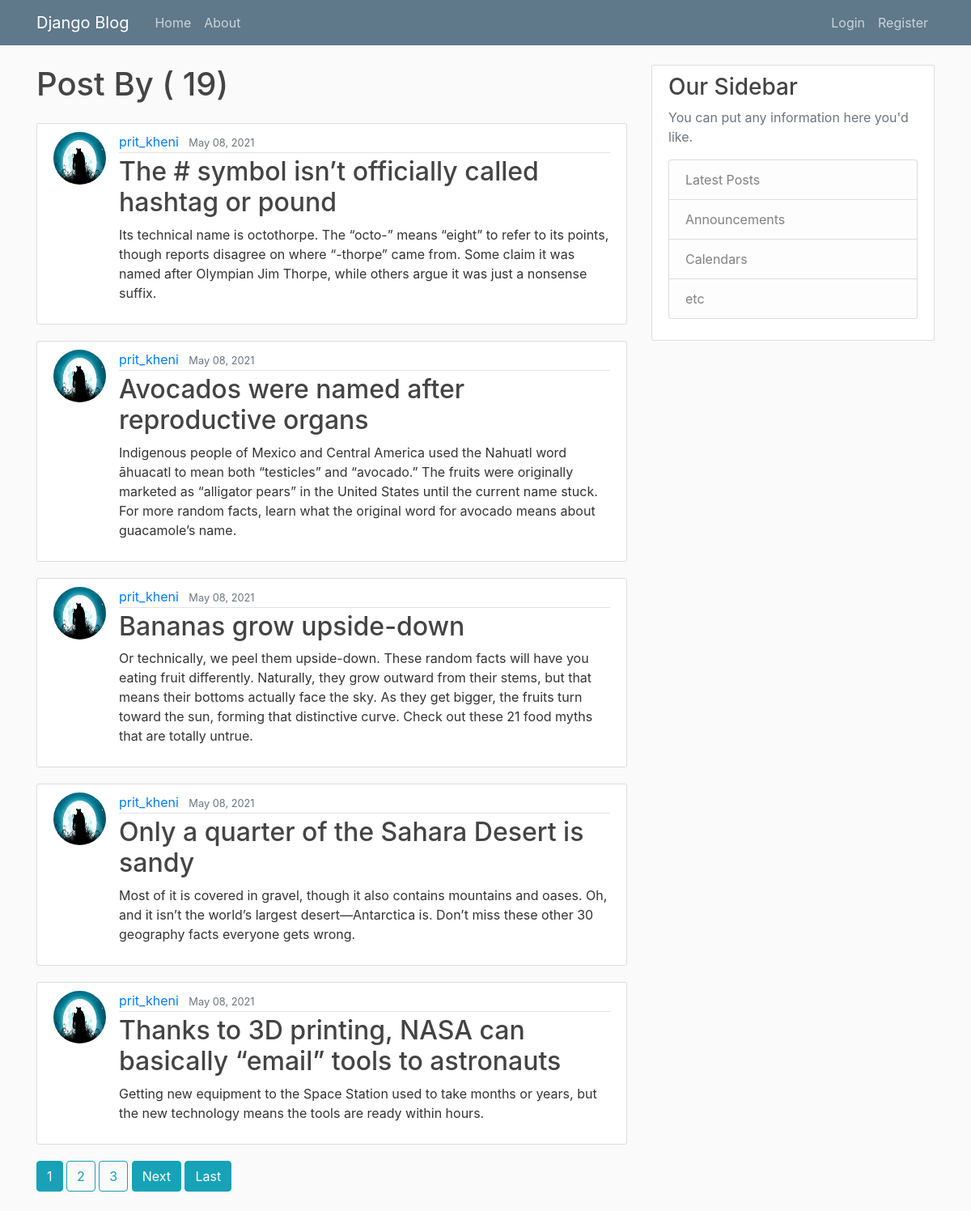
/user/prit_kheni/, run on the app's committed database.
### blog/models.py (models this page shows, shortened)
class Post(models.Model):
    title =  models.CharField(max_length = 100)
    content = models.TextField()
    date_posted = models.DateTimeField(default = timezone.now)
    author = models.ForeignKey(User, on_delete = models.CASCADE)

### users/models.py (models this page shows, shortened)
class Profile(models.Model):
    user = models.OneToOneField(User, on_delete = models.CASCADE)
    image = models.ImageField(default= 'default.jpg', upload_to = 'profile_pics')

### blog/views.py (the view)
# urls.py: path('user/<str:username>/',UserPostListView.as_view() ,name = 'user-posts'),
class UserPostListView(ListView):
    model = Post
    template_name = 'blog/user_posts.html' #<app>/<model>_<viewType>.html
    context_object_name = 'posts'
    paginate_by = 5
    def get_queryset(self):
        user = get_object_or_404(User , username=self.kwargs.get('username'))
        return Post.objects.filter(author=user).order_by('-date_posted')

### blog/templates/blog/user_posts.html (shortened to what this page needs)
{% extends 'blog/base.html'%}
{% block content %}
    <h1 class="mb-4">Post By {{ view.kwargs.usrmane }} ( {{ page_obj.paginator.count }})</h1>
    {% for post in posts %}
    <article class="media content-section">
      <img src="{{ post.author.profile.image.url }}" class="rounded-circle article-img">
      <div class="media-body">
        <div class="article-metadata">
          <a class="mr-2" href="{% url 'user-posts' post.author.username %}">{{ post.author }}</a>
          <small class="text-muted">{{ post.date_posted |date:'F d, Y' }}</small>
        </div>
        <h2><a class="article-title" href="{% url 'post-detail' post.id %}">{{ post.title }}</a></h2>
        <p class="article-content">{{ post.content }}</p>
      </div>
    </article>
    {%endfor%}
    {% if is_paginated %}
      {% for num in page_obj.paginator.page_range %}
        {% if page_obj.number == num %}
          <a class="btn btn-info mb-4" href="?page{{ num }}">{{ num }}</a>
        {% elif num > page_obj.number|add:'-3' and num < page_obj.number|add:'3' %}
          <a class="btn btn-outline-info mb-4 " href="?page={{ num }}">{{ num }}</a>
        {% endif %}
      {% endfor %}
      {% if  page_obj.has_next %}
        <a class="btn btn-info mb-4 " href="?page={{ page_obj.next_page_number }}">Next</a>
        <a class="btn btn-info mb-4 " href="?page={{ page_obj.paginator.num_pages}}">Last</a>
      {% endif %}
    {% endif %}
{% endblock content %}

### blog/templates/blog/base.html (shortened to what this page needs)
{% load static %}
<!DOCTYPE html>
<html lang="en">
<head>
    <link rel="stylesheet" href="https://maxcdn.bootstrapcdn.com/bootstrap/4.0.0/css/bootstrap.min.css">
    <link rel="stylesheet" href="{% static 'blog/main.css' %}">
</head>
<body>
    <header class="site-header">
        <nav class="navbar navbar-expand-md navbar-dark bg-steel fixed-top">
          <div class="container">
            <a class="navbar-brand mr-4" href="{% url 'blog-home' %}">Django Blog</a>
            <div class="collapse navbar-collapse" id="navbarToggle">
              <div class="navbar-nav mr-auto">
                <a class="nav-item nav-link" href="{% url 'blog-home' %}">Home</a>
                <a class="nav-item nav-link" href="{% url 'blog-about' %}">About</a>
              </div>
              <div class="navbar-nav">
                {% if user.is_authenticated %}
                  <a class="nav-item nav-link" href="{% url 'post-create' %}">New Post</a>
                  <a class="nav-item nav-link" href="{% url 'profile' %}">Profile</a>
                  <a class="nav-item nav-link" href="{% url 'logout' %}">Logout</a>
                {% else %}
                  <a class="nav-item nav-link" href="{% url 'login' %}">Login</a>
                  <a class="nav-item nav-link" href="{% url 'register' %}">Register</a>
                {% endif %}
              </div>
            </div>
          </div>
        </nav>
    </header>
    <main role="main" class="container">
        <div class="row">
          <div class="col-md-8">
            {% block content %}{% endblock %}
          </div>
          <div class="col-md-4">
            <div class="content-section">
              <h3>Our Sidebar</h3>
              <p class='text-muted'>You can put any information here you'd like.
                <ul class="list-group">
                  <li class="list-group-item list-group-item-light">Latest Posts</li>
                  <li class="list-group-item list-group-item-light">Announcements</li>
                  <li class="list-group-item list-group-item-light">Calendars</li>
                  <li class="list-group-item list-group-item-light">etc</li>
                </ul>
              </p>
            </div>
          </div>
        </div>
    </main>
</body>
</html>

### blog/static/blog/main.css (style rules this page uses)
body { background: #fafafa; color: #333333; margin-top: 5rem; }
h1, h2, h3, h4, h5, h6 { color: #444444; }
ul { margin: 0; }
.bg-steel { background-color: #5f788a; }
.site-header .navbar-nav .nav-link { color: #cbd5db; }
.content-section { background: #ffffff; padding: 10px 20px; border: 1px solid #dddddd; border-radius: 3px; margin-bottom: 20px; }
.article-title { color: #444444; }
.article-content { white-space: pre-line; }
.article-img { height: 65px; width: 65px; margin-right: 16px; }
.article-metadata { padding-bottom: 1px; margin-bottom: 4px; border-bottom: 1px solid #e3e3e3 }

### data on the page
Post: author.profile.image (picture), author "prit_kheni", date_posted "May 08, 2021", title "The # symbol isn’t officially called hashtag or pound", content "Its technical name is octothorpe. The “octo-” means “eight” to refer to its points, though reports disagree on where “-thorpe” came from. Some claim it was named after Olympian Jim Thorpe, while others argue it was just a nonsense suffix."
Post: author.profile.image (picture), author "prit_kheni", date_posted "May 08, 2021", title "Avocados were named after reproductive organs", content "Indigenous people of Mexico and Central America used the Nahuatl word āhuacatl to mean both “testicles” and “avocado.” The fruits were originally marketed as “alligator pears” in the United States until the current name stuck. For more random facts, learn what the original word for avocado means about guacamole’s name."
Post: author.profile.image (picture), author "prit_kheni", date_posted "May 08, 2021", title "Bananas grow upside-down", content "Or technically, we peel them upside-down. These random facts will have you eating fruit differently. Naturally, they grow outward from their stems, but that means their bottoms actually face the sky. As they get bigger, the fruits turn toward the sun, forming that distinctive curve. Check out these 21 food myths that are totally untrue."
Post: author.profile.image (picture), author "prit_kheni", date_posted "May 08, 2021", title "Only a quarter of the Sahara Desert is sandy", content "Most of it is covered in gravel, though it also contains mountains and oases. Oh, and it isn’t the world’s largest desert—Antarctica is. Don’t miss these other 30 geography facts everyone gets wrong."
Post: author.profile.image (picture), author "prit_kheni", date_posted "May 08, 2021", title "Thanks to 3D printing, NASA can basically “email” tools to astronauts", content "Getting new equipment to the Space Station used to take months or years, but the new technology means the tools are ready within hours."

### other printed values
{{ page_obj.paginator.count }} "19"
{{ num }} "1"
{{ num }} "2" "3"
